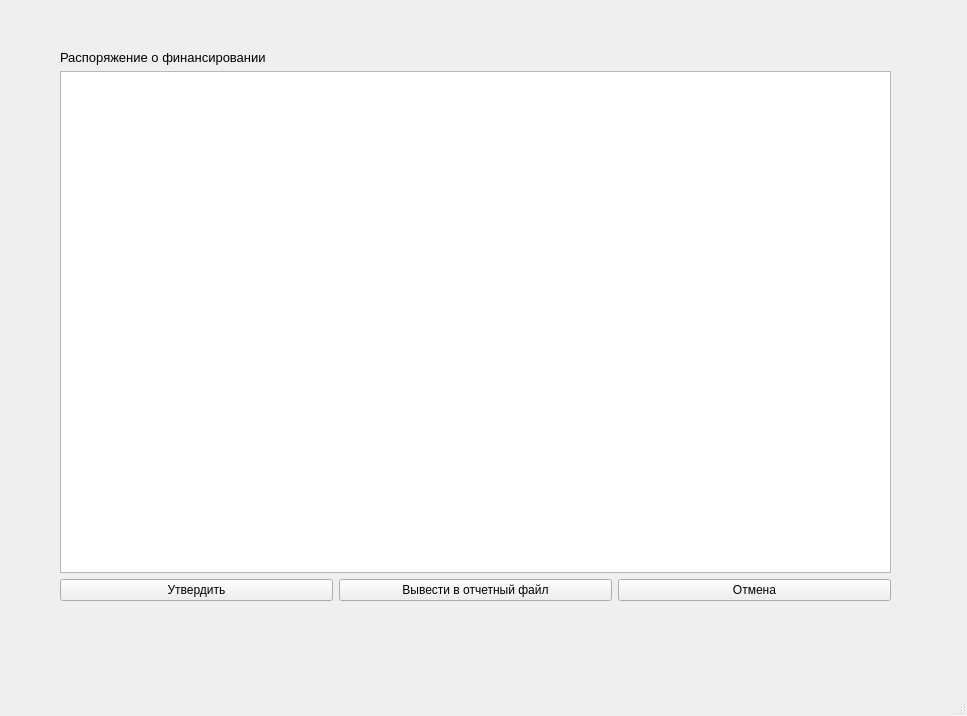
<?xml version="1.0" encoding="UTF-8"?>
<ui version="4.0">
 <class>MainWindow</class>
 <widget class="QMainWindow" name="MainWindow">
  <property name="geometry">
   <rect>
    <x>0</x>
    <y>0</y>
    <width>967</width>
    <height>716</height>
   </rect>
  </property>
  <property name="windowTitle">
   <string>Распоряжение</string>
  </property>
  <widget class="QWidget" name="centralwidget">
   <widget class="QWidget" name="">
    <property name="geometry">
     <rect>
      <x>60</x>
      <y>50</y>
      <width>831</width>
      <height>551</height>
     </rect>
    </property>
    <layout class="QGridLayout" name="gridLayout">
     <item row="0" column="0">
      <widget class="QLabel" name="label">
       <property name="font">
        <font>
         <pointsize>10</pointsize>
        </font>
       </property>
       <property name="text">
        <string>Распоряжение о финансировании</string>
       </property>
      </widget>
     </item>
     <item row="1" column="0">
      <widget class="QTableWidget" name="tableWidget"/>
     </item>
     <item row="2" column="0">
      <layout class="QHBoxLayout" name="horizontalLayout">
       <item>
        <widget class="QPushButton" name="pushButton">
         <property name="font">
          <font>
           <pointsize>9</pointsize>
          </font>
         </property>
         <property name="text">
          <string>Утвердить</string>
         </property>
        </widget>
       </item>
       <item>
        <widget class="QPushButton" name="pushButton_2">
         <property name="font">
          <font>
           <pointsize>9</pointsize>
          </font>
         </property>
         <property name="text">
          <string>Вывести в отчетный файл</string>
         </property>
        </widget>
       </item>
       <item>
        <widget class="QPushButton" name="pushButton_3">
         <property name="text">
          <string>Отмена</string>
         </property>
        </widget>
       </item>
      </layout>
     </item>
    </layout>
   </widget>
  </widget>
  <widget class="QMenuBar" name="menubar">
   <property name="geometry">
    <rect>
     <x>0</x>
     <y>0</y>
     <width>967</width>
     <height>29</height>
    </rect>
   </property>
  </widget>
  <widget class="QStatusBar" name="statusbar"/>
 </widget>
 <resources/>
 <connections/>
</ui>
